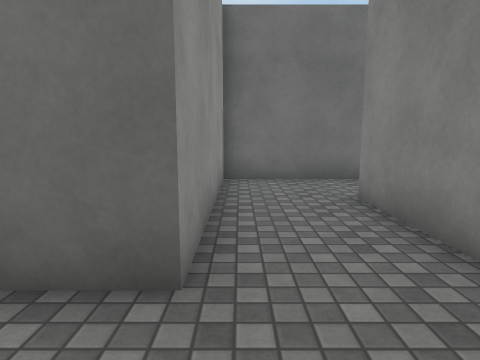
view 1 (above)

21 first-person views from a walk through a scene from a Unity 3-D project. The camera is 1.3 m above the floor, tilts 8° down and sees 75° across. The floor is counted in squares, 1 m on a side. Each view is taken from the middle of a square. On the plan, view 1 faces up. The plan holds only what a view shows up to about 14 squares ahead; the rest is blank. The place goes on beyond the plan. The player is left out. Surface patterns are stand-ins for the level's own textures.

view 2
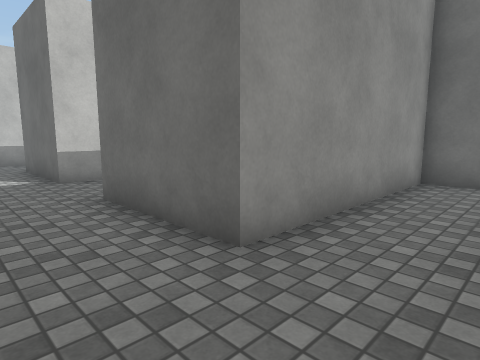

view 3
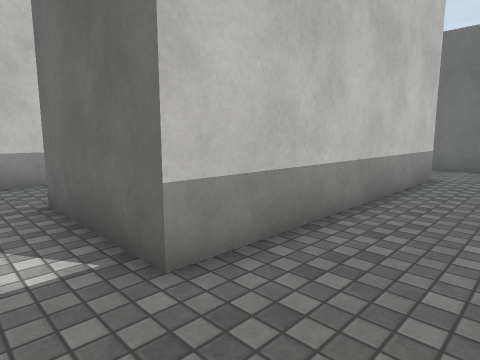

view 4
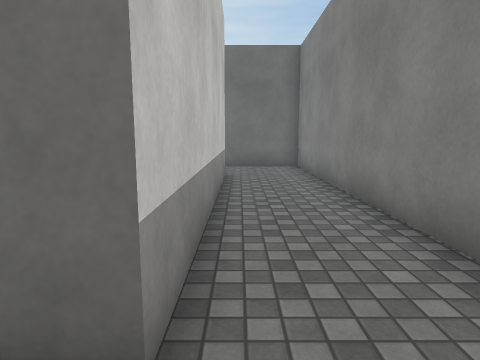

view 5
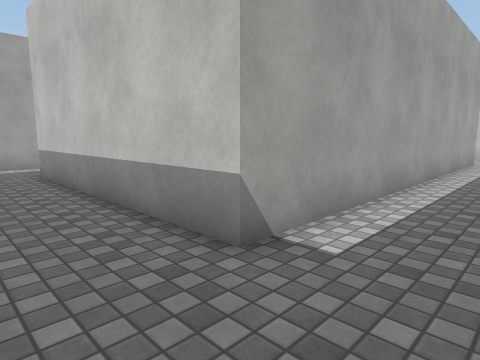

view 6
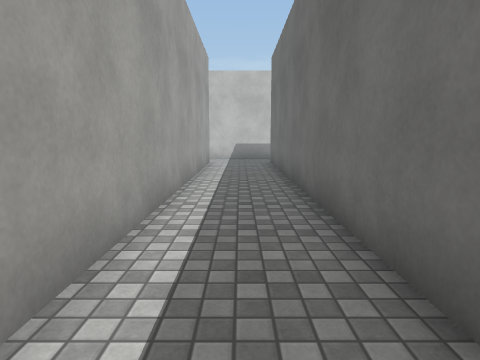

view 7
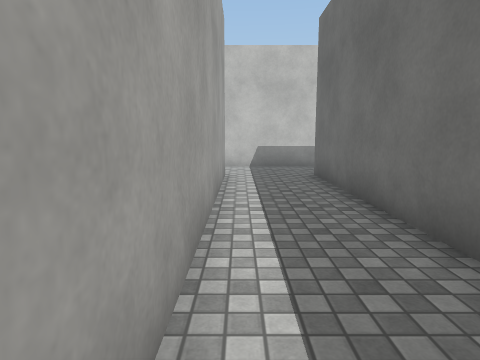

view 8
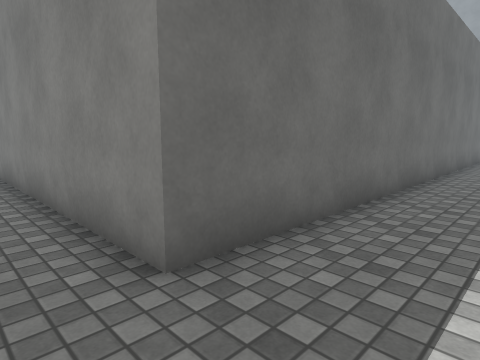

view 9
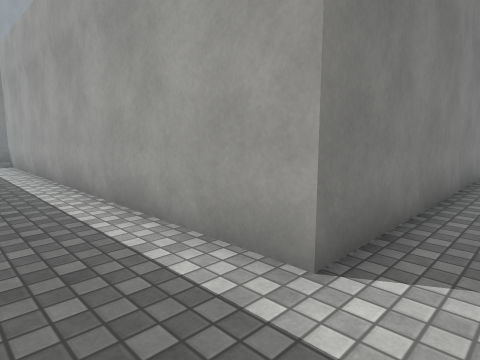

view 10
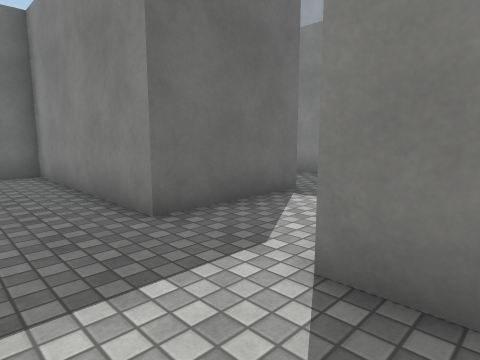

view 11
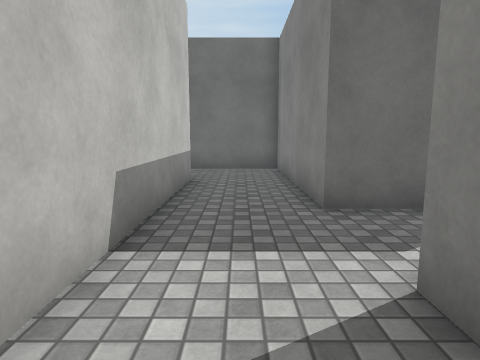

view 12
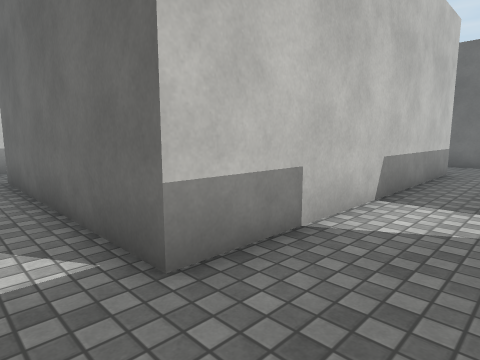

view 13
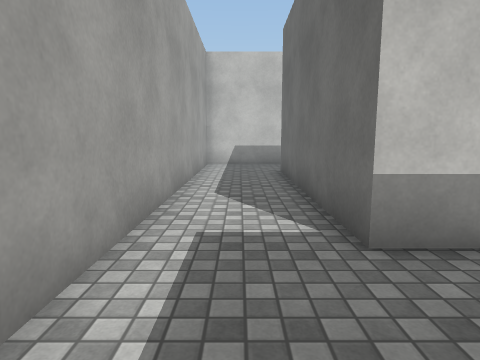

view 14
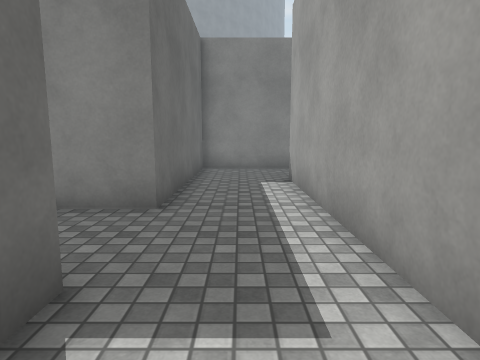

view 15
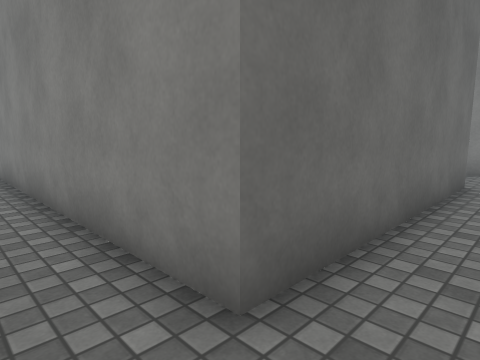

view 16
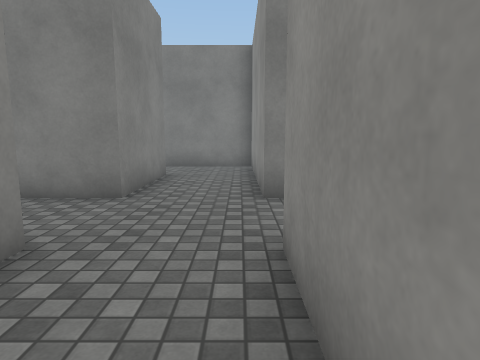

view 17
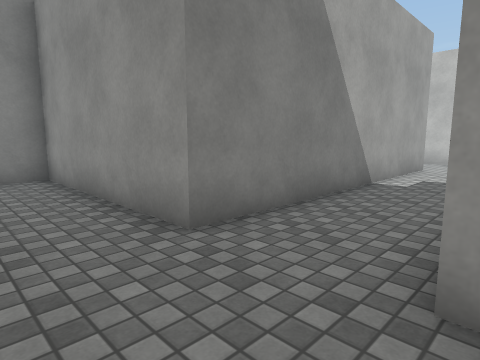

view 18
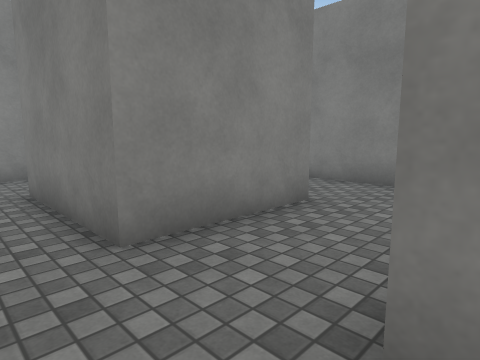

view 19
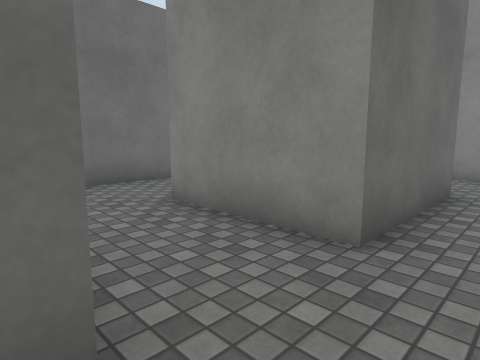

view 20
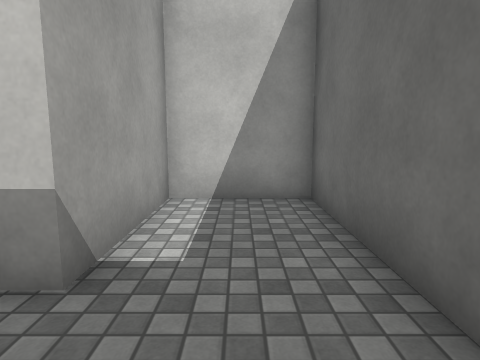

view 21
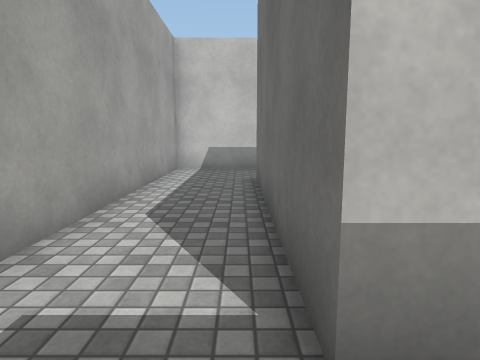

### Floor plan
Points are (right, up) in squares from view 1. A wall is a line through its corners. A room is listed if a view was taken in it or the views show most of it. See-through windows are left out.
Room 1 (views 1, 3, 5, 6, 7, 8, 9, 14, 15, 18, 19)
walls: (-25.5, 15.2) (-25.5, 11.2); (-4.5, 3.6) (-4.5, 14.5) (-22.5, 14.5) (-22.5, 23.6); (-6.5, -0.5) (-0.5, -0.5) (-0.5, -7.5) (4.5, -7.5); (-14.5, -4.5) (-22.5, -4.5) (-22.5, 11.5) (-7.5, 11.5) (-7.5, 2.5); (-0.5, 2.5) (-4.5, 2.5); (-25.5, -4) (-25.5, -7.5) (-13.5, -7.5); (2.5, -4.6) (2.5, -0.5)
ways out: opening at (0.5, 0.5) to room 2; opening at (-13.5, -5.5) to room 3; opening at (-7.5, 1.5) to room 3
Room 2 (views 2, 16, 17)
walls: (5.5, 2.5) (2.5, 2.5) (2.5, 6.5); (4.5, 9.5) (-0.5, 9.5) (-0.5, 2.5); (2.5, -0.5) (5.5, -0.5)
ways out: opening at (0.5, 0.5) to room 1
Room 3 (views 4, 10, 11, 12, 13, 20, 21)
walls: (-7.5, 2.5) (-11.5, 2.5) (-11.5, 9.5) (-18.5, 9.5) (-18.5, 6.5) (-14.5, 6.5) (-14.5, -4.5); (-13.5, -7.5) (-7.5, -7.5); (-4.5, -8) (-4.5, -4.5) (-11.5, -4.5) (-11.5, -0.5) (-6.5, -0.5)
ways out: opening at (-13.5, -5.5) to room 1; opening at (-7.5, 1.5) to room 1; opening at (-5.5, -7)

Positions as (right, up) in squares from view 1, and headings:
1: (0, 0), facing up
2: (2, 0), facing up-left
3: (-5, 1), facing up-left
4: (-7, 1), facing up
5: (-5, 14), facing down-left
6: (-7, 13), facing left
7: (-12, 12), facing left
8: (-24, 12), facing up-right
9: (-24, 14), facing down-right
10: (-14, -2), facing up-right
11: (-13, -3), facing up
12: (-12, -6), facing up-left
13: (-11, -6), facing left
14: (-17, -6), facing right
15: (-24, -6), facing up-right
16: (0, 6), facing down
17: (2, 3), facing down-left
18: (-1, 1), facing down-right
19: (-1, 1), facing up-right
20: (-12, 8), facing left
21: (-13, -5), facing left
